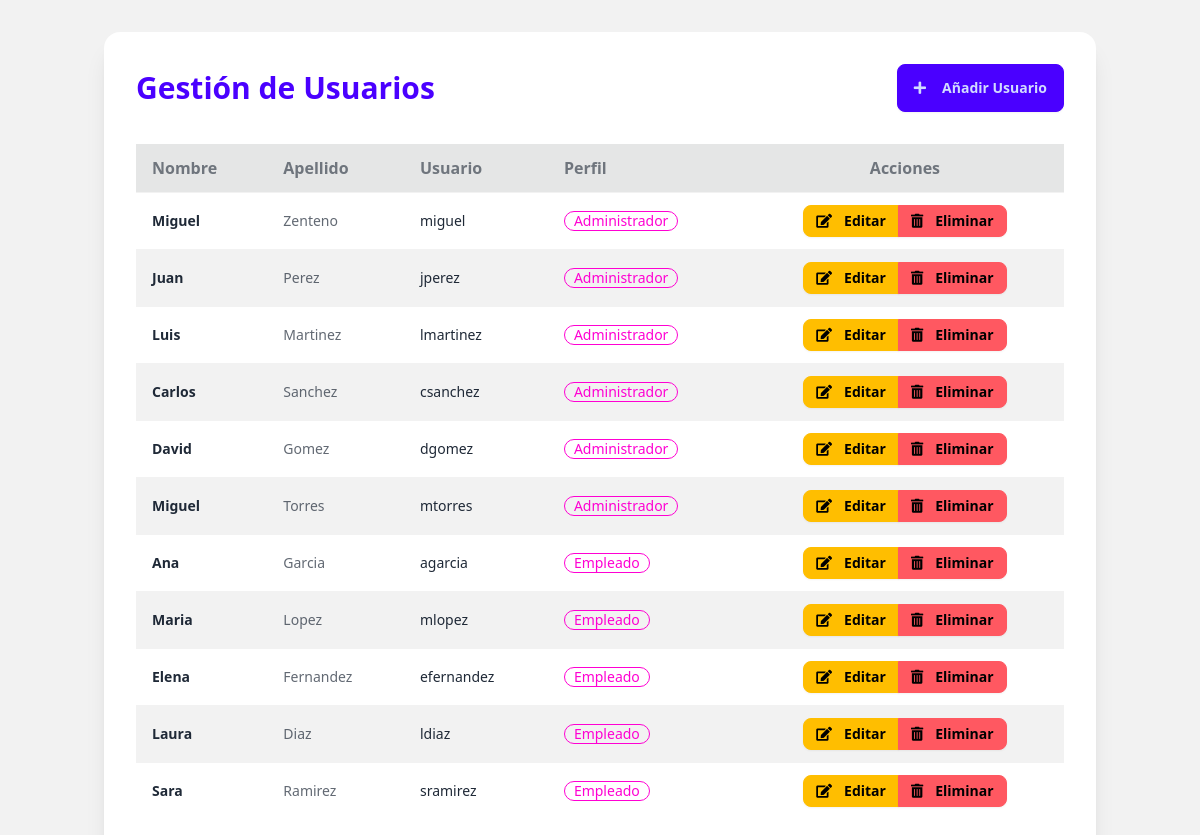
/views/usuariosCrud.php (signed in), run on the app's committed database.
### tables this page shows
CREATE TABLE USUARIO (
    id_usuario INT PRIMARY KEY AUTO_INCREMENT,
    nombre VARCHAR(50) NOT NULL,
    apellido VARCHAR(50) NOT NULL,
    usuario VARCHAR(50) NOT NULL,
    password VARCHAR(50) NOT NULL,
    id_perfil INT,
    FOREIGN KEY (id_perfil) REFERENCES PERFIL(id_perfil)
);

CREATE TABLE PERFIL (
    id_perfil INT PRIMARY KEY AUTO_INCREMENT,
    nombre VARCHAR(50) NOT NULL
);

### views/usuariosCrud.php (the view, shortened to what this page needs)
<?php
require_once __DIR__ . '/../config/conexion.php';
?>
<!DOCTYPE html>
<html lang="es" data-theme="light">
<head>
    <script src="https://cdn.tailwindcss.com"></script>
    <link href="https://cdn.jsdelivr.net/npm/daisyui@4.12.10/dist/full.min.css" rel="stylesheet" type="text/css" />
    <link rel="stylesheet" href="https://cdnjs.cloudflare.com/ajax/libs/font-awesome/5.15.3/css/all.min.css">
</head>
<body class="bg-base-200">
    <div class="container mx-auto px-4 py-8">
        <div class="card bg-base-100 shadow-xl">
            <div class="card-body">
                <div class="flex justify-between items-center mb-6">
                    <h1 class="text-3xl font-bold text-primary">Gestión de Usuarios</h1>
                    <a href="../controllers/controllersUsuario/anadir.php" class="btn btn-primary">
                        <i class="fas fa-plus mr-2"></i>Añadir Usuario
                    </a>
                </div>
                <div class="overflow-x-auto">
                    <table class="table table-zebra">
                        <thead class="bg-base-300">
                            <tr class="text-base">
                                <th>Nombre</th>
                                <th>Apellido</th>
                                <th>Usuario</th>
                                <th>Perfil</th>
                                <th class="text-center">Acciones</th>
                            </tr>
                        </thead>
                        <tbody>
                            <?php
                            $sql = "SELECT USUARIO.id_usuario, USUARIO.nombre, USUARIO.apellido, USUARIO.usuario, PERFIL.nombre AS nombrePerfil
                                    FROM USUARIO
                                    JOIN PERFIL ON USUARIO.id_perfil = PERFIL.id_perfil";
                            $stmt = $conexion->prepare($sql);
                            $stmt->execute();
                            $result = $stmt->get_result();
                            if ($result->num_rows > 0) {
                                while ($row = $result->fetch_assoc()) {
                                    echo "<tr class='hover:bg-base-200'>
                                    <td class='font-semibold'>" . htmlspecialchars($row["nombre"]) . "</td>
                                    <td class='text-sm text-base-content/70'>" . htmlspecialchars($row["apellido"]) . "</td>
                                    <td class='text-sm'>" . htmlspecialchars($row["usuario"]) . "</td>
                                    <td>
                                        <span class='badge badge-secondary badge-outline'>" . htmlspecialchars($row["nombrePerfil"]) . "</span>
                                    </td>
                                    <td class='text-center'>
                                        <div class='join'>
                                            <a href='../controllers/controllersUsuario/editar.php?id=" . urlencode($row["id_usuario"]) . "' class='btn btn-warning btn-sm join-item'>
                                                <i class='fas fa-edit mr-1'></i>Editar
                                            </a>
                                            <a href='../controllers/controllersUsuario/eliminar.php?id=" . urlencode($row["id_usuario"]) . "' class='btn btn-error btn-sm join-item'>
                                                <i class='fas fa-trash-alt mr-1'></i>Eliminar
                                            </a>
                                        </div>
                                    </td>
                                  </tr>";
                                }
                            }
                            ?>
                        </tbody>
                    </table>
                </div>
            </div>
        </div>
    </div>
</body>
</html>

### data on the page
usuario: nombre "Miguel", apellido "Zenteno", usuario "miguel", id_perfil.nombre "Administrador"
usuario: nombre "Juan", apellido "Perez", usuario "jperez", id_perfil.nombre "Administrador"
usuario: nombre "Luis", apellido "Martinez", usuario "lmartinez", id_perfil.nombre "Administrador"
usuario: nombre "Carlos", apellido "Sanchez", usuario "csanchez", id_perfil.nombre "Administrador"
usuario: nombre "David", apellido "Gomez", usuario "dgomez", id_perfil.nombre "Administrador"
usuario: nombre "Miguel", apellido "Torres", usuario "mtorres", id_perfil.nombre "Administrador"
usuario: nombre "Ana", apellido "Garcia", usuario "agarcia", id_perfil.nombre "Empleado"
usuario: nombre "Maria", apellido "Lopez", usuario "mlopez", id_perfil.nombre "Empleado"
usuario: nombre "Elena", apellido "Fernandez", usuario "efernandez", id_perfil.nombre "Empleado"
usuario: nombre "Laura", apellido "Diaz", usuario "ldiaz", id_perfil.nombre "Empleado"
usuario: nombre "Sara", apellido "Ramirez", usuario "sramirez", id_perfil.nombre "Empleado"
